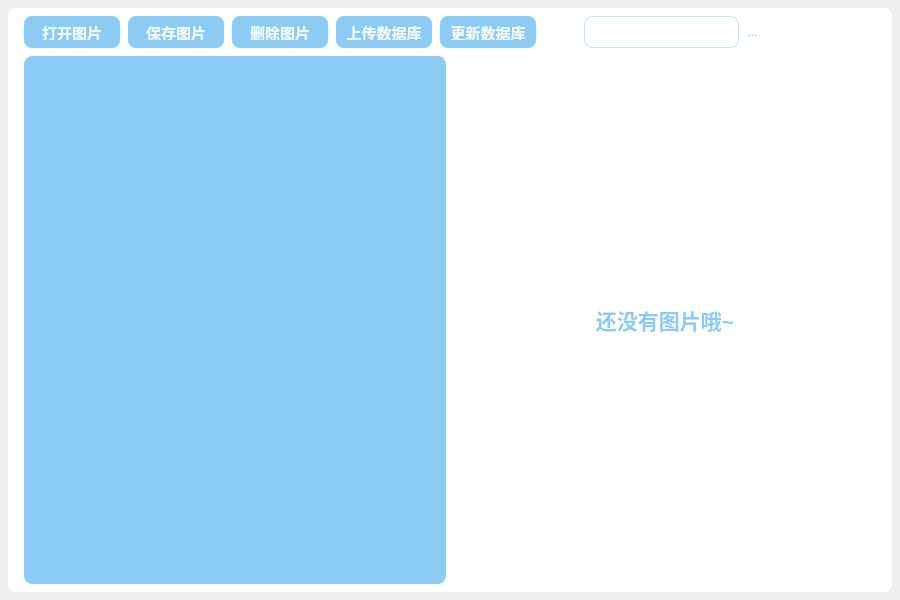
<?xml version="1.0" encoding="UTF-8"?>
<ui version="4.0">
 <class>Window</class>
 <widget class="QWidget" name="Window">
  <property name="geometry">
   <rect>
    <x>0</x>
    <y>0</y>
    <width>900</width>
    <height>600</height>
   </rect>
  </property>
  <property name="windowTitle">
   <string>Window</string>
  </property>
  <property name="styleSheet">
   <string notr="true">/*主空间区域*/
#Main {
    background-color: white;
    border-radius: 8px;
}

/*关闭按钮*/
#BtnClose {
    border: none;
    padding: 4px;
    border-radius: 4px;
    background-color: white;
}

#BtnClose:hover {
    border: none;
    padding: 4px;
    border-radius: 4px;
    background-color: red;
}

/*最小化按钮*/
#BtnMinimize {
    border: none;
    padding: 4px;
    border-radius: 4px;
    background-color: white;
}

#BtnMinimize:hover {
    border: none;
    padding: 4px;
    border-radius: 4px;
    background-color: aliceblue;
}

/*表格*/
#ImageTable {
    border: 1px solid #8CCCF4;
    border-radius: 8px;
    padding: 8px;
    background-color: #8CCCF4;
    outline: none;
}

#ImageTable::item {
    color: #8CCCF4;
    background-color: aliceblue;
    border: 1px solid #8CCCF4;
    border-radius: 8px;
    margin: 4px;
    outline: none;
}

#ImageTable::item:selected {
    color: #51B6F4;
}

QHeaderView {
    background: transparent;
    font-weight: bold;
}

QHeaderView::section {
    color: #8CCCF4;
    background-color: aliceblue;
    border-radius: 8px;
    margin: 4px;
    outline: none;
}

QHeaderView::section:checked {
    color: #51B6F4;
}

/*功能按钮*/
#BtnDeleteImage,
#BtnOpenImage,
#BtnSaveImage,
#BtnUpdateDB,
#BtnUploadDB {
    border: none;
    border-radius: 8px;
    min-width: 80px;
    margin-left: 8px;
    padding: 8px;
    color: aliceblue;
    background-color: #8CCCF4;
}

#BtnDeleteImage:hover,
#BtnOpenImage:hover,
#BtnSaveImage:hover,
#BtnUpdateDB:hover,
#BtnUploadDB:hover {
    border: none;
    border-radius: 8px;
    min-width: 80px;
    margin-left: 8px;
    padding: 8px;
    color: aliceblue;
    background-color: #74CCF4;
}

#BtnDeleteImage:pressed,
#BtnOpenImage:pressed,
#BtnSaveImage:pressed,
#BtnUpdateDB:pressed,
#BtnUploadDB:pressed {
    border: none;
    border-radius: 8px;
    min-width: 80px;
    margin-left: 8px;
    padding: 8px;
    color: aliceblue;
    background-color: #51B6F4;
}

#BtnDeleteImage:focus,
#BtnOpenImage:focus,
#BtnSaveImage:focus,
#BtnUpdateDB:focus,
#BtnUploadDB:focus {
    outline: none;
}

/*图片Label*/
#Image {
    color: #8CCCF4;
    background-color: transparent;
}

QScrollBar:horizontal {
    height: 12px;
    padding: 2px;
    background: aliceblue;
    margin: 0px, 0px, 0px, 0px;
    border-radius: 6px;
}

QScrollBar::handle:horizontal {
    height: 8px;
    background: #8CCCF4;
    border-radius: 4px;
}

QScrollBar::handle:horizontal:hover {
    height: 8px;
    background: #51B6F4;
    border-radius: 4px;
}

QScrollBar::add-line:horizontal,
QScrollBar::sub-line:horizontal {
    height: 0px;
    width: 0px;
}

QScrollBar::add-page:horizontal,
QScrollBar::sub-page:horizontal {
    background: aliceblue;
}

QScrollBar:vertical {
    width: 12px;
    padding: 2px;
    background: aliceblue;
    margin: 0px, 0px, 0px, 0px;
    border-radius: 6px;
}

QScrollBar::handle:vertical {
    width: 8px;
    background: #8CCCF4;
    border-radius: 4px;
}

QScrollBar::handle:vertical:hover {
    width: 8px;
    background: #51B6F4;
    border-radius: 4px;
}

QScrollBar::add-line:vertical,
QScrollBar::sub-line:vertical {
    height: 0px;
    width: 0px;
}

QScrollBar::add-page:vertical,
QScrollBar::sub-page:vertical {
    background: aliceblue;
}

#BtnSearch {
    border: none;
    padding: 4px;
    color: #8CCCF4;
    background-color: transparent;
}

#Input {
    border: 1px solid rgba(140, 204, 244, 128);
    border-radius: 8px;
    min-width: 80px;
    margin-left: 8px;
    padding: 8px;
    color: #8CCCF4;
    selection-color: white;
    background-color: white;
    selection-background-color: #8CCCF4;
}

#Input:focus {
    border: 1px solid #8CCCF4;
    border-radius: 8px;
    min-width: 80px;
    margin-left: 8px;
    padding: 8px;
    color: #8CCCF4;
    background-color: white;
}</string>
  </property>
  <layout class="QVBoxLayout" name="verticalLayout">
   <property name="spacing">
    <number>0</number>
   </property>
   <property name="leftMargin">
    <number>8</number>
   </property>
   <property name="topMargin">
    <number>8</number>
   </property>
   <property name="rightMargin">
    <number>8</number>
   </property>
   <property name="bottomMargin">
    <number>8</number>
   </property>
   <item>
    <widget class="QFrame" name="Main">
     <property name="styleSheet">
      <string notr="true"/>
     </property>
     <property name="frameShape">
      <enum>QFrame::StyledPanel</enum>
     </property>
     <property name="frameShadow">
      <enum>QFrame::Raised</enum>
     </property>
     <layout class="QVBoxLayout" name="verticalLayout_2" stretch="0,1">
      <property name="spacing">
       <number>8</number>
      </property>
      <property name="leftMargin">
       <number>8</number>
      </property>
      <property name="topMargin">
       <number>8</number>
      </property>
      <property name="rightMargin">
       <number>8</number>
      </property>
      <property name="bottomMargin">
       <number>8</number>
      </property>
      <item>
       <widget class="QWidget" name="Caption" native="true">
        <property name="sizePolicy">
         <sizepolicy hsizetype="Expanding" vsizetype="Fixed">
          <horstretch>0</horstretch>
          <verstretch>0</verstretch>
         </sizepolicy>
        </property>
        <property name="minimumSize">
         <size>
          <width>0</width>
          <height>32</height>
         </size>
        </property>
        <property name="maximumSize">
         <size>
          <width>16777215</width>
          <height>32</height>
         </size>
        </property>
        <layout class="QHBoxLayout" name="horizontalLayout">
         <property name="spacing">
          <number>0</number>
         </property>
         <property name="leftMargin">
          <number>0</number>
         </property>
         <property name="topMargin">
          <number>0</number>
         </property>
         <property name="rightMargin">
          <number>0</number>
         </property>
         <property name="bottomMargin">
          <number>0</number>
         </property>
         <item>
          <widget class="QPushButton" name="BtnOpenImage">
           <property name="sizePolicy">
            <sizepolicy hsizetype="Preferred" vsizetype="Preferred">
             <horstretch>0</horstretch>
             <verstretch>0</verstretch>
            </sizepolicy>
           </property>
           <property name="font">
            <font>
             <family>微软雅黑</family>
             <pointsize>11</pointsize>
             <bold>true</bold>
            </font>
           </property>
           <property name="text">
            <string>打开图片</string>
           </property>
          </widget>
         </item>
         <item>
          <widget class="QPushButton" name="BtnSaveImage">
           <property name="sizePolicy">
            <sizepolicy hsizetype="Preferred" vsizetype="Preferred">
             <horstretch>0</horstretch>
             <verstretch>0</verstretch>
            </sizepolicy>
           </property>
           <property name="font">
            <font>
             <pointsize>11</pointsize>
             <bold>true</bold>
            </font>
           </property>
           <property name="text">
            <string>保存图片</string>
           </property>
          </widget>
         </item>
         <item>
          <widget class="QPushButton" name="BtnDeleteImage">
           <property name="sizePolicy">
            <sizepolicy hsizetype="Preferred" vsizetype="Preferred">
             <horstretch>0</horstretch>
             <verstretch>0</verstretch>
            </sizepolicy>
           </property>
           <property name="font">
            <font>
             <pointsize>11</pointsize>
             <bold>true</bold>
             <stylestrategy>PreferDefault</stylestrategy>
            </font>
           </property>
           <property name="text">
            <string>删除图片</string>
           </property>
          </widget>
         </item>
         <item>
          <widget class="QPushButton" name="BtnUploadDB">
           <property name="sizePolicy">
            <sizepolicy hsizetype="Preferred" vsizetype="Preferred">
             <horstretch>0</horstretch>
             <verstretch>0</verstretch>
            </sizepolicy>
           </property>
           <property name="font">
            <font>
             <pointsize>11</pointsize>
             <bold>true</bold>
            </font>
           </property>
           <property name="text">
            <string>上传数据库</string>
           </property>
          </widget>
         </item>
         <item>
          <widget class="QPushButton" name="BtnUpdateDB">
           <property name="sizePolicy">
            <sizepolicy hsizetype="Preferred" vsizetype="Preferred">
             <horstretch>0</horstretch>
             <verstretch>0</verstretch>
            </sizepolicy>
           </property>
           <property name="font">
            <font>
             <pointsize>11</pointsize>
             <bold>true</bold>
            </font>
           </property>
           <property name="text">
            <string>更新数据库</string>
           </property>
          </widget>
         </item>
         <item>
          <spacer name="horizontalSpacer_2">
           <property name="orientation">
            <enum>Qt::Horizontal</enum>
           </property>
           <property name="sizeType">
            <enum>QSizePolicy::Fixed</enum>
           </property>
           <property name="sizeHint" stdset="0">
            <size>
             <width>40</width>
             <height>20</height>
            </size>
           </property>
          </spacer>
         </item>
         <item>
          <widget class="QLineEdit" name="Input">
           <property name="sizePolicy">
            <sizepolicy hsizetype="Preferred" vsizetype="Preferred">
             <horstretch>0</horstretch>
             <verstretch>0</verstretch>
            </sizepolicy>
           </property>
           <property name="font">
            <font>
             <pointsize>11</pointsize>
             <bold>true</bold>
            </font>
           </property>
          </widget>
         </item>
         <item alignment="Qt::AlignLeft">
          <widget class="QToolButton" name="BtnSearch">
           <property name="cursor">
            <cursorShape>PointingHandCursor</cursorShape>
           </property>
           <property name="text">
            <string>...</string>
           </property>
           <property name="icon">
            <iconset resource="res/res.qrc">
             <normaloff>:/img/img/search.png</normaloff>:/img/img/search.png</iconset>
           </property>
           <property name="iconSize">
            <size>
             <width>28</width>
             <height>28</height>
            </size>
           </property>
          </widget>
         </item>
         <item>
          <spacer name="horizontalSpacer">
           <property name="orientation">
            <enum>Qt::Horizontal</enum>
           </property>
           <property name="sizeHint" stdset="0">
            <size>
             <width>40</width>
             <height>20</height>
            </size>
           </property>
          </spacer>
         </item>
         <item>
          <widget class="QPushButton" name="BtnMinimize">
           <property name="sizePolicy">
            <sizepolicy hsizetype="Preferred" vsizetype="Preferred">
             <horstretch>0</horstretch>
             <verstretch>0</verstretch>
            </sizepolicy>
           </property>
           <property name="whatsThis">
            <string>最小化</string>
           </property>
           <property name="text">
            <string/>
           </property>
           <property name="icon">
            <iconset resource="res/res.qrc">
             <normaloff>:/img/img/min.png</normaloff>:/img/img/min.png</iconset>
           </property>
           <property name="iconSize">
            <size>
             <width>24</width>
             <height>24</height>
            </size>
           </property>
          </widget>
         </item>
         <item>
          <widget class="QPushButton" name="BtnClose">
           <property name="sizePolicy">
            <sizepolicy hsizetype="Preferred" vsizetype="Preferred">
             <horstretch>0</horstretch>
             <verstretch>0</verstretch>
            </sizepolicy>
           </property>
           <property name="whatsThis">
            <string>关闭
</string>
           </property>
           <property name="text">
            <string/>
           </property>
           <property name="icon">
            <iconset resource="res/res.qrc">
             <normaloff>:/img/img/close.png</normaloff>:/img/img/close.png</iconset>
           </property>
           <property name="iconSize">
            <size>
             <width>24</width>
             <height>24</height>
            </size>
           </property>
          </widget>
         </item>
        </layout>
       </widget>
      </item>
      <item>
       <layout class="QHBoxLayout" name="horizontalLayout_2" stretch="1,1">
        <property name="spacing">
         <number>8</number>
        </property>
        <property name="leftMargin">
         <number>8</number>
        </property>
        <property name="rightMargin">
         <number>8</number>
        </property>
        <item>
         <widget class="QTableWidget" name="ImageTable">
          <property name="font">
           <font>
            <pointsize>9</pointsize>
            <bold>true</bold>
           </font>
          </property>
          <property name="editTriggers">
           <set>QAbstractItemView::NoEditTriggers</set>
          </property>
          <property name="showGrid">
           <bool>false</bool>
          </property>
          <property name="sortingEnabled">
           <bool>false</bool>
          </property>
          <attribute name="horizontalHeaderVisible">
           <bool>true</bool>
          </attribute>
          <attribute name="horizontalHeaderShowSortIndicator" stdset="0">
           <bool>false</bool>
          </attribute>
          <attribute name="verticalHeaderVisible">
           <bool>false</bool>
          </attribute>
         </widget>
        </item>
        <item>
         <widget class="QFrame" name="ImageBottom">
          <property name="minimumSize">
           <size>
            <width>60</width>
            <height>0</height>
           </size>
          </property>
          <layout class="QVBoxLayout" name="verticalLayout_3">
           <property name="spacing">
            <number>0</number>
           </property>
           <property name="leftMargin">
            <number>8</number>
           </property>
           <property name="topMargin">
            <number>8</number>
           </property>
           <property name="rightMargin">
            <number>8</number>
           </property>
           <property name="bottomMargin">
            <number>8</number>
           </property>
           <item>
            <widget class="QLabel" name="Image">
             <property name="sizePolicy">
              <sizepolicy hsizetype="Preferred" vsizetype="Preferred">
               <horstretch>0</horstretch>
               <verstretch>0</verstretch>
              </sizepolicy>
             </property>
             <property name="font">
              <font>
               <pointsize>16</pointsize>
               <bold>true</bold>
              </font>
             </property>
             <property name="text">
              <string>还没有图片哦~</string>
             </property>
             <property name="scaledContents">
              <bool>false</bool>
             </property>
             <property name="alignment">
              <set>Qt::AlignCenter</set>
             </property>
            </widget>
           </item>
          </layout>
         </widget>
        </item>
       </layout>
      </item>
     </layout>
    </widget>
   </item>
  </layout>
 </widget>
 <resources>
  <include location="res/res.qrc"/>
 </resources>
 <connections>
  <connection>
   <sender>BtnClose</sender>
   <signal>clicked()</signal>
   <receiver>Window</receiver>
   <slot>close()</slot>
   <hints>
    <hint type="sourcelabel">
     <x>728</x>
     <y>34</y>
    </hint>
    <hint type="destinationlabel">
     <x>399</x>
     <y>299</y>
    </hint>
   </hints>
  </connection>
  <connection>
   <sender>BtnMinimize</sender>
   <signal>clicked()</signal>
   <receiver>Window</receiver>
   <slot>showMinimized()</slot>
   <hints>
    <hint type="sourcelabel">
     <x>618</x>
     <y>34</y>
    </hint>
    <hint type="destinationlabel">
     <x>399</x>
     <y>299</y>
    </hint>
   </hints>
  </connection>
 </connections>
</ui>
